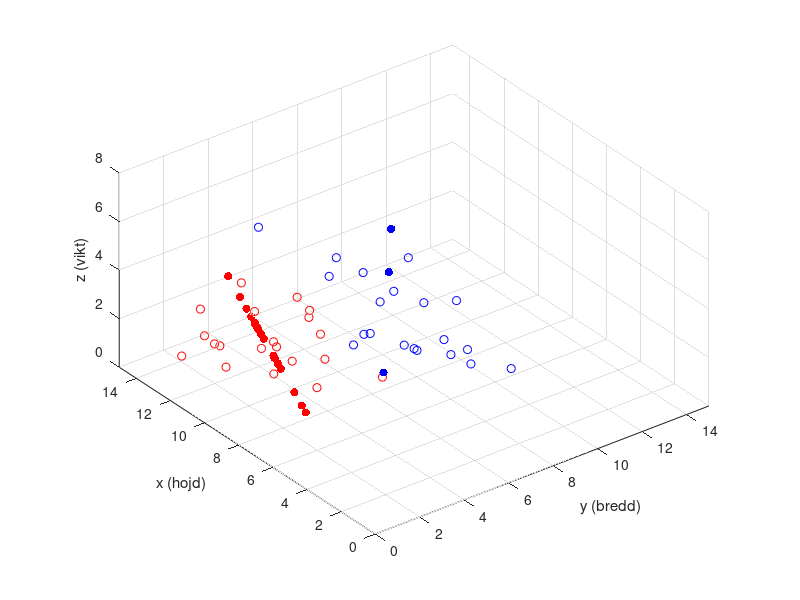

This chart was generated by the following MATLAB code: (Note: this script raises an error after producing the figure.)
%% Tests forelasning 7


%% K?r n?rmaste grannemetoden
clear
load potatisMorotter

[Up, Sp, Vp] = svd(P_train);
[Um, Sm, Vm] = svd(M_train');

abc =  P_train';
%% Projicera objekt fran traningsm?ngden pa dim-1 underrum

P1 = Up(:,1)*(Sp(1,1)*Vp(:,1))';
P1 = P1';

M1 = Um(:,1)*(Sm(1,1)*Vm(:,1))';
M1 = M1';

clf
scatter3(P_train(:,1),P_train(:,2),P_train(:,3),'b')
hold on;
scatter3(P1(:,1),P1(:,2),P1(:,3),'b','filled')
scatter3(M_train(:,1),M_train(:,2),M_train(:,3),'r')
scatter3(M1(:,1),M1(:,2),M1(:,3),'r','filled')

axis equal;
xlim([0,15]); ylim([0,15]); zlim([0,8])
ylabel('x (hojd)')
xlabel('y (bredd)')
zlabel('z (vikt)')

%%
%print -depsc2 morPotProjDim1.eps


%% Titta p? residualen vid projektion p? morotter 

[Xm, Rm, Nm] = compProjection(M_train',Um(:,1));
[Xp, Rp, Np] = compProjection(P_train',Um(:,1));

clf
plot(1:20,Np,'b-o')
hold on 
plot(21:40,Nm,'r-o')
legend('Residual for potatisar', 'Residual for morotter')
title('Projektion pa underrum for morotter')
xlabel('Norm av residual')
grid on
hold off
%%
%print -depsc2 projMorotDim1.eps



%% Titta p? residualen vid projektion p? potatisar 

[Xm, Rm, Nm] = compProjection(M_train',Up(:,1));
[Xp, Rp, Np] = compProjection(P_train',Up(:,1));

clf
plot(1:20,Np,'b-o')
hold on 
plot(21:40,Nm,'r-o')
legend('Residual for potatisar', 'Residual for morotter')
title('Projektion pa underrum for potatis')
xlabel('Norm av residual')
grid on 
hold off

%%
%print -depsc2 projPotatisDim1.eps


%%  Projicera objekt fr?n tr?ningsm?ngden p? dim-2 underrum

P2 = Up(:,1:2)*(Sp(1:2,1:2)*Vp(:,1:2)');
P2 = P2';

M2 = Um(:,1:2)*(Sm(1:2,1:2)*Vm(:,1:2)');
M2 = M2';

clf
scatter3(P2(:,1),P2(:,2),P2(:,3),'b','filled')
hold on;
scatter3(P_train(:,1),P_train(:,2),P_train(:,3),'b')
scatter3(M_train(:,1),M_train(:,2),M_train(:,3),'r')
scatter3(M2(:,1),M2(:,2),M2(:,3),'r','filled')

axis equal;
xlim([0,15]); ylim([0,15]); zlim([0,8])
ylabel('x (hojd)')
xlabel('y (bredd)')
zlabel('z (vikt)')

%%
%print -depsc2 morPotProjDim2.eps


%% Titta pa residualen vid projektion pa morotter 

[Xm, Rm, Nm] = compProjection(M_train',Um(:,1));
[Xp, Rp, Np] = compProjection(P_train',Um(:,1));

[Xm2, Rm2, Nm2] = compProjection(M_train',Um(:,1:2));
[Xp2, Rp2, Np2] = compProjection(P_train',Um(:,1:2));

clf
plot(1:20,Np2,'b-o')
hold on 
plot(21:40,Nm2,'r-o')
grid on
title('Projektion pa underrum av dim-2 for morotter')
xlabel('Norm av residual')

plot(1:20,Np,'b--o')
plot(21:40,Nm,'r--o')
legend('Residual for potatisar, dim-2', 'Residual for morotter, dim-2',...
  'Residual for potatisar, dim-1', 'Residual for morotter, dim-1')
%legend('Residual for potatisar, dim-2', 'Residual for morotter, dim-2')
hold off
%%
%print -depsc2 projMorotDim2.eps


%% Titta p? residualen vid projektion p? potatisar 

[Xm, Rm, Nm] = compProjection(M_train',Up(:,1));
[Xp, Rp, Np] = compProjection(P_train',Up(:,1));

[Xm2, Rm2, Nm2] = compProjection(M_train',Up(:,1:2));
[Xp2, Rp2, Np2] = compProjection(P_train',Up(:,1:2));

clf
plot(1:20,Np2,'b-o')
hold on 
plot(21:40,Nm2,'r-o')
%legend('Residual for potatisar', 'Residual for morotter')
title('Projektion pa underrum for potatis')
xlabel('Norm av residual')

plot(1:20,Np,'b--o')
plot(21:40,Nm,'r--o')
grid on 
legend('Residual for potatisar, dim-2', 'Residual for morotter, dim-2',...
  'Residual for potatisar, dim-1', 'Residual for morotter, dim-1')
hold off
%%
%print -depsc2 projPotatisDim2.eps



%% Kor algoritmen p? morotter fran testdata! Underrum av dim-1, 

[Xm, Rm, Nm_p] = compProjection(M_test',Up(:,1));
[Xm, Rm, Nm_m] = compProjection(M_test',Um(:,1));
clf
plot(Nm_p,'b-o')
hold on
plot(Nm_m,'r-o')
grid on
title('Morotter (testdata)')
xlabel('Morot')
ylabel('Residual')
legend('Underrum for potatis, dim-1', 'Underrum for morot, dim-1')

%%
%print -depsc2 testMorotDim1.eps


%% Kor algoritmen p? potatis fran testdata! Underrum av dim-1, 
[Xp, Rp, Np_p] = compProjection(P_test',Up(:,1));
[Xp, Rp, Np_m] = compProjection(P_test',Um(:,1));

clf
plot(Np_p,'b-o')
hold on
plot(Np_m,'r-o')
grid on
title('Potatis (testdata)')
xlabel('Potatis')
ylabel('Residual')
legend('Underrum for potatis, dim-1', 'Underrum for morot, dim-1')
%%
%print -depsc2 testPotatisDim1.eps


%% Kor algoritmen p? morotter fran testdata! Underrum av dim-2, 

[Xm, Rm, Nm_p] = compProjection(M_test',Up(:,1:2));
[Xm, Rm, Nm_m] = compProjection(M_test',Um(:,1:2));
clf
plot(Nm_p,'b-o')
hold on
plot(Nm_m,'r-o')
grid on
title('Morotter (testdata)')
xlabel('Morot')
ylabel('Residual')
legend('Underrum for potatis, dim-2', 'Underrum for morot, dim-2')
%%
%print -depsc2 testMorotDim2.eps


%% Kor algoritmen p? potatis fran testdata! Underrum av dim-2, 
[Xp, Rp, Np_p] = compProjection(P_test',Up(:,1:2));
[Xp, Rp, Np_m] = compProjection(P_test',Um(:,1:2));

clf
plot(Np_p,'b-o')
hold on
plot(Np_m,'r-o')
grid on
title('Potatis (testdata)')
xlabel('Potatis')
ylabel('Residual')
legend('Underrum for potatis, dim-2', 'Underrum for morot, dim-2')

%%
%print -depsc2 testPotatisDim2.eps


